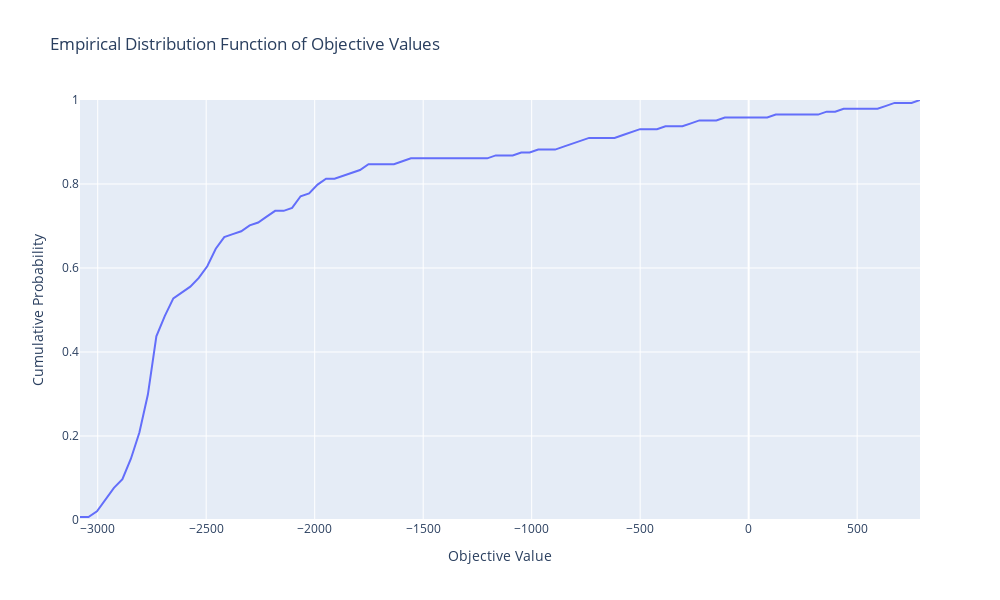

Write notebook code for a chart like this one.
### Code cell
# 6. EDF (Empirical Distribution Function) Plot
print("\n## EDF Plot")
print("Shows the empirical distribution of the objective values.")
fig = plot_edf(study)
fig.update_layout(
    title="Empirical Distribution Function of Objective Values",
    xaxis_title="Objective Value",
    yaxis_title="Cumulative Probability",
    width=1000,
    height=600
)
fig.show()
